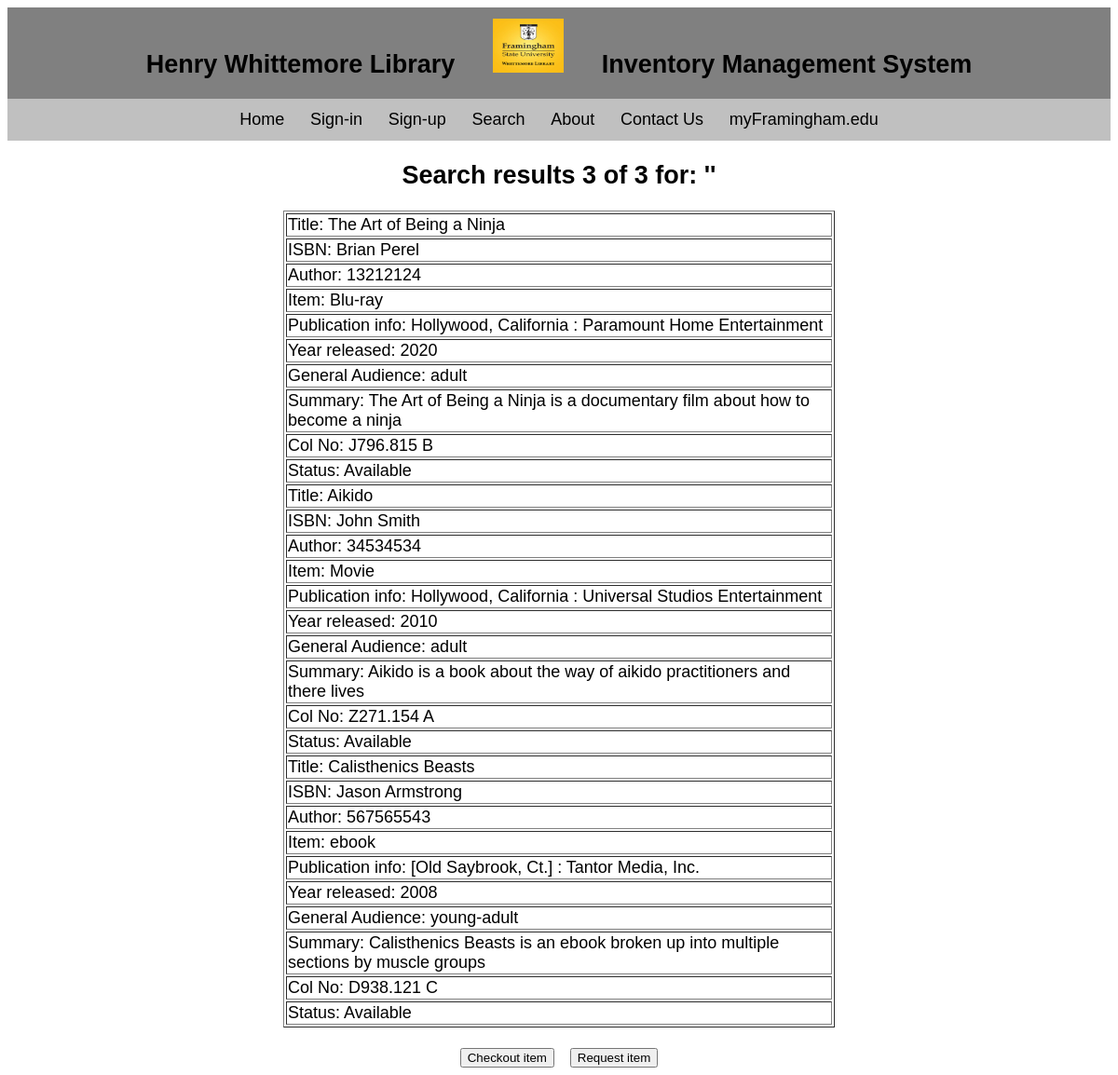
The page /letterFind.php on the database as committed earlier.
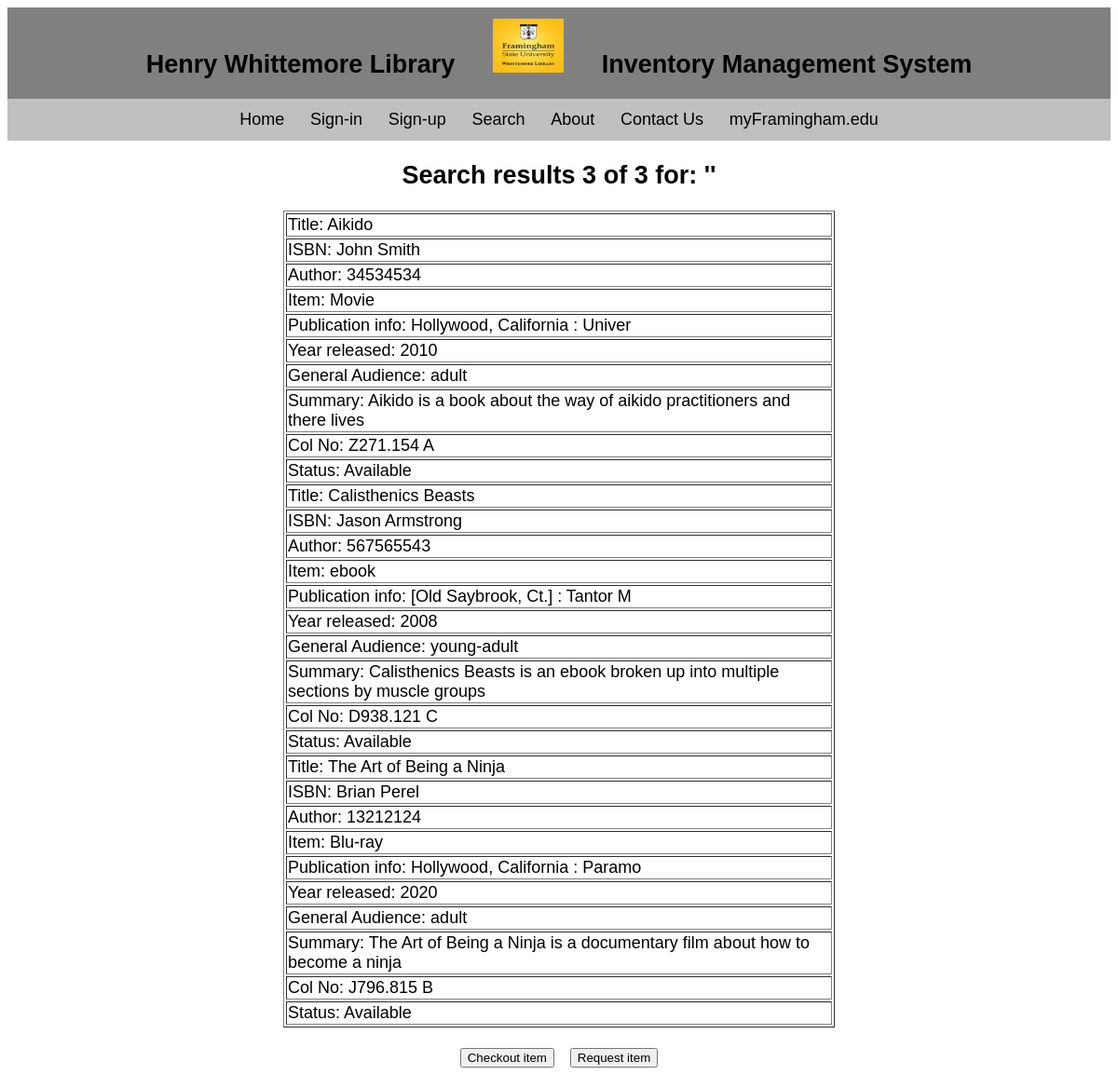
The same page on the database as committed later.
### tables this page shows
CREATE TABLE `items` (
`Item_Name` varchar(255) NOT NULL,
`Author` varchar(255),
`ISBN` int(18),
`Publication_Info` varchar(30),
`Year_of_Release` int(4),
`General_Audience` varchar(30), 
`Summary` varchar(255), 
`Item_Type` varchar(30),
`Col_No` varchar(30),
`Status` varchar(30),
`Price` decimal(10, 2),
PRIMARY KEY(Item_Name)
);

### letterFind.php (the view, shortened to what this page needs)
<!DOCTYPE html>
<html>
	<head>
		<link rel="stylesheet" href="css/main.css">
		<link rel="stylesheet" href="https://cdnjs.cloudflare.com/ajax/libs/font-awesome/4.7.0/css/font-awesome.min.css">
		</head>
		<body>
			<center><div class="class1">
				<h2>Henry Whittemore Library</h2>
				<a href="index.htm"><img src="icons/1.jpg" alt="Smiley face" width="100px" height="70px" style="padding-top: 1%"></img></a>
				<h2>Inventory Management System</h2><br><br>
			</div>
			<div class="class2">
				<a href="index.php">Home</a>
				<a href="signIn.php">Sign-in</a>
				<a href="signUp.php">Sign-up</a>
				<a href="advSearch.php">Search</a>
				<a href="#BodyText">About</a>
				<a href="#contact">Contact Us</a>
				<a href="https://www.framingham.edu/" target="_blank">myFramingham.edu</a>
			</div>
			<?php
				$con = new PDO('mysql:host=localhost:3306;dbname=librarysite;charset=utf8mb4','root');
				$SearchLetter = $_GET['by'];
				$sql = $con -> query("SELECT * FROM items WHERE Item_Name LIKE '" . $SearchLetter . "%'");
			    $results = $sql -> fetchAll(PDO::FETCH_ASSOC);
				echo '<h2 align=center>Search results ' . sizeof($results) . ' of ' . sizeof($results) . '  for: \'' . $SearchLetter . '\' </h2>';
				if(sizeof($results) == 0) {
					echo '<center>No items match your search</center><div style="margin-bottom: 24%"></div>';
				}
				else {
				echo "<table align='center' width='50%' height='120%' border=solid black 1px>";
				for($i = 0; $i < sizeof($results); $i++) {
					echo'<tr><td>' . 'Title: ' . $results[$i]['Item_Name'] . '</td></tr>';
					echo'<tr><td>' . 'ISBN: ' . $results[$i]['Author'] . '</td></tr>';
					echo'<tr><td>' . 'Author: ' . $results[$i]['ISBN'] . '</td></tr>';
					echo'<tr><td>' . 'Item: ' . $results[$i]['Item_Type'] . '</td></tr>';
					echo'<tr><td>' . 'Publication info: ' . $results[$i]['Publication_Info'] . '</td></tr>';
					echo'<tr><td>' . 'Year released: ' . $results[$i]['Year_of_Release'] . '</td></tr>';
					echo'<tr><td>' . 'General Audience: ' . $results[$i]['General_Audience'] . '</td></tr>';
					echo'<tr><td>' . 'Summary: ' . $results[$i]['Summary'] . '</td></tr>';
					echo'<tr><td>' . 'Col No: ' . $results[$i]['Col_No'] . '</td></tr>';
					echo'<tr><td>' . 'Status: ' . $results[$i]['Status'] . '</td></tr>';
					}
				echo '</table><br>';
			}
			?>
			<form action='checkout.php' method='post'>
				<center><button style='margin-right: 1%' name='Aikido'>Checkout item</button>
			</form>
			<button name='request'>Request item</button></center>
		</body>
	</head>
</html>

### css/main.css (style rules this page uses)
body { font-family: Arial; font-size: 18px; }
div.class1 { background-color: #808080; }
div.class1 * { display: inline; padding-left: 1%; padding-right: 1%; }
div.class2 { background-color: #C0C0C0; padding: 1% 2% 1% 2%; }
div.class2 * { padding-left: 1%; padding-right: 1%; color: black; text-decoration: none; }
* { box-sizing: border-box; }

Rows that differ between the two databases and show on the page:
changed items "Aikido": Publication_Info "Hollywood, California : Universal Studios Entertainment" → "Hollywood, California : Univer"
changed items "Calisthenics Beasts": Publication_Info "[Old Saybrook, Ct.] : Tantor Media, Inc." → "[Old Saybrook, Ct.] : Tantor M"
changed items "The Art of Being a Ninja": Publication_Info "Hollywood, California : Paramount Home Entertainment" → "Hollywood, California : Paramo"; moves down the list
